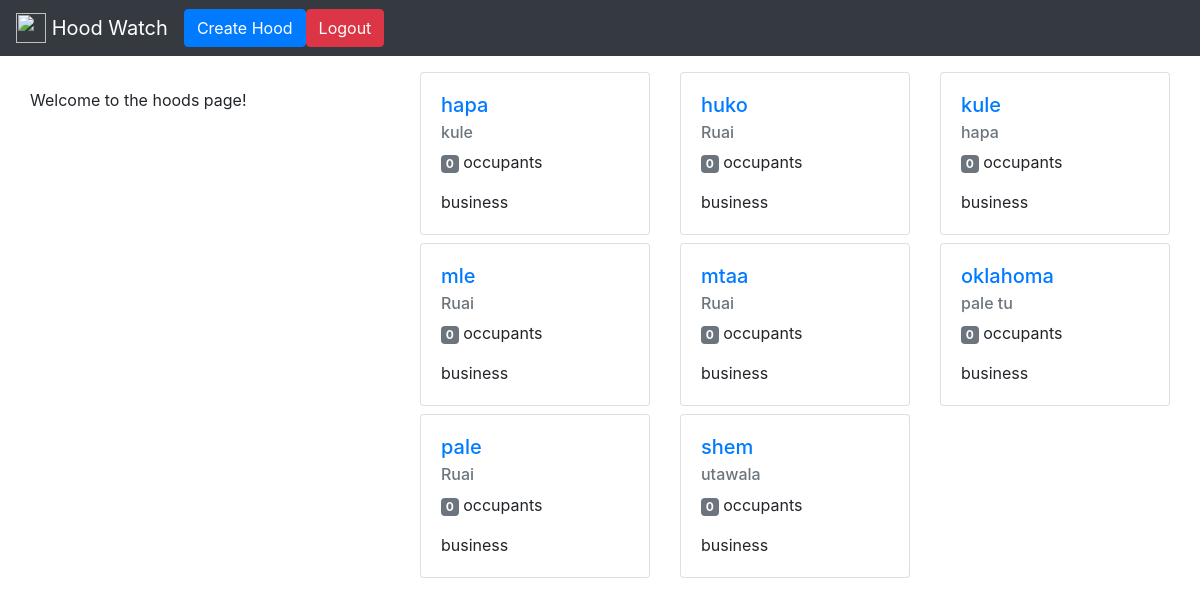
The page /hoods/ on the database as committed earlier.
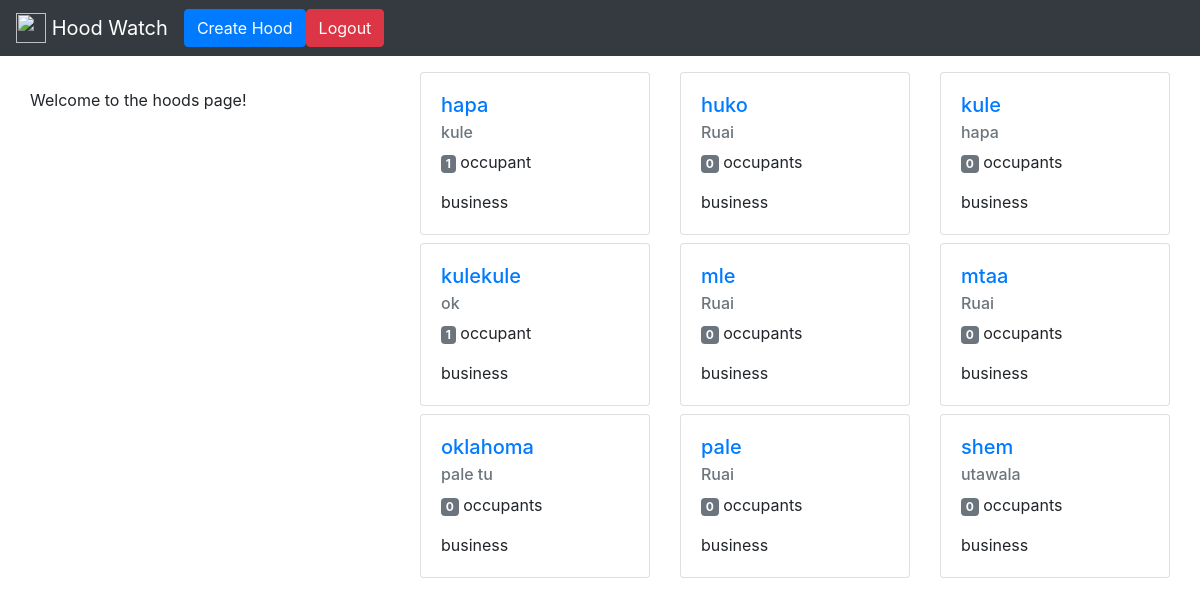
The same page on the database as committed later.
### hoods/models.py (models this page shows, shortened)
class Hood(models.Model):
    name = models.CharField(max_length=140, unique=True)
    slug = models.SlugField(allow_unicode=True,  unique=True)
    location = models.CharField(max_length=140, blank=True, default='')
    occupants = models.ManyToManyField(User, through='HoodMember')
    class Meta:
        ordering = ['name']

### hoods/views.py (the view)
class ListHoods(generic.ListView):
    model = Hood

### hoods/templates/hoods/hood_list.html (shortened to what this page needs)
{% extends "hoods/hood_base.html" %} {% block prehood %}
<div class="row mt-2">
  <div class="col-md-4">
      <br/> Welcome to the hoods page!</p>
  </div>
  {% endblock %} {% block hood_content %}
  <div class="col-md-8">
    <div class="row">
      {% for hood in object_list %}
      <div class="col-md-4">
        <div class="card mt-2">
          <div class="card-body">
            <h5 class="card-title"><a href="{% url 'hoods:single' slug=hood.slug %}">{{hood.name}}</a></h5>
            <h6 class="card-subtitle mb-2 text-muted">{{hood.location}}</h6>
            <p class="card-text"><span class="badge badge-secondary">{{hood.occupants.count}}</span> occupant{{hood.occupants.count|pluralize}}</p>
            <p class="card-text"> business{{hood.businesses.count|pluralize}}</p>
          </div>
        </div>
      </div>
      {% endfor %}
    </div>
  </div>
</div>
{% endblock %}

Rows that differ between the two databases and show on the page:
computed for Hood (number 1 of 9 on the later page): occupants.count "0" → "1"
added Hood: name "kulekule", location "ok", occupants.count "1"
